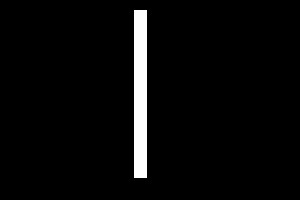
#> input picture Untitled.jpg, 300 x 200 px
$ python detect_lines.py
#> lines starting #> are read from the running program, lines starting #| are printed output that depends on the picture; after the words box and inside, x2 and y2 are one past the last pixel; in counts of white or black regions, pixels touching at a corner belong together

import numpy as np
from PIL import Image, ImageFilter, ImageDraw
from scipy import ndimage
from scipy import signal
from math import sin, cos, tan, pi, sqrt, ceil

imageStr = "Untitled.jpg"
im = Image.open(imageStr)
#> im is the input picture: PIL image 300x200 RGB; min 0, max 255, mean 9.3
#imageArr = np.array(im)


blurred_image = im.filter(ImageFilter.GaussianBlur(radius=2))
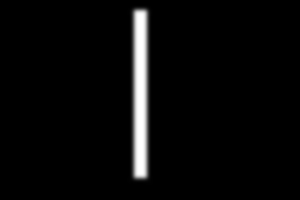
#> blurred_image: PIL image 300x200 RGB; min 0, max 255, mean 9.3
#blurred_image.show()

edge_filter_H = np.array([
 [[-0.05], [0], [0.05]],
 [[-0.05], [0], [0.05]],
 [[-0.05], [0], [0.05]]
])
edge_filter_V = np.array([
 [[-0.05], [-0.05], [-0.05]],
 [[0], [0], [0]],
 [[0.05], [0.05], [0.05]]
])

imgArr = np.array(blurred_image)
#print(imgArr)
print(imgArr.ndim)
#| 3
horr_img = signal.correlate(imgArr, edge_filter_H).astype(np.uint8)
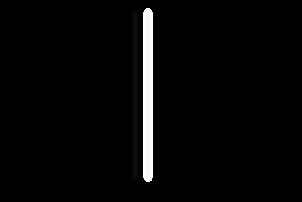
#> horr_img: shape (202, 302, 3); min 0, max 255, mean 7.2

# convert to pure plack and white
row, col = horr_img.shape[0], horr_img.shape[1]
#> row = 202; col = 302
BWimg = np.zeros(shape=(row, col))

horr_img = np.array(im)

for i, row in enumerate(horr_img):
        for j, pixel in enumerate(row):
            #print(pixel)
            pixelAvg = (int(pixel[0]) + int(pixel[1]) + int(pixel[2]))/3
            #print(pixelAvg)
            if pixelAvg > 0:
                pass
                print(pixelAvg)
            if pixelAvg > 127:
                BWimg[i][j] = int(1)
            else:
                BWimg[i][j] = int(0)
#> this loop made 200 passes
#> (printed output is left out)
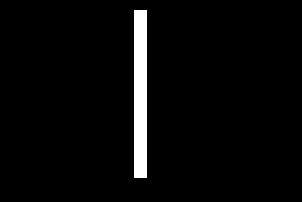
#> BWimg: shape (202, 302) float64; values 0 (black) and 1 (white), 3.6% white; 1 white region, box (x1, y1, x2, y2) and area: (134, 10, 147, 178) 2184

#print(horr_img.astype(np.uint8))

##############################################################################
##############################################################################
##############################################################################
##########################       Algorithm        ############################
##############################################################################
##############################################################################
##############################################################################
##############################################################################
## hough space, ie line detection
print("doing algorithm")
def build_hough_space_fom_image(img, shape = BWimg.shape, val = 1):
#> called with shape = (202, 302), val = 1
    hough_space = np.zeros(shape)
    for i, row in enumerate(img):
        for j, pixel in enumerate(row):
            if pixel != val :
                continue
            print(pixel, i, j)
            hough_space = add_to_hough_space_polar((j,i), hough_space)
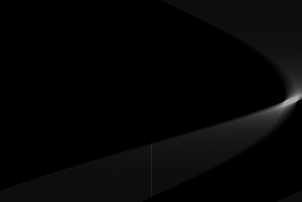
#> hough_space: shape (202, 302) float64; min 0, max 169, mean 5.4
    return hough_space
def add_to_hough_space_polar(p, feature_space):
    space = np.linspace(0, pi, len(feature_space))
    d_max = len(feature_space[0]) / 2
    for i in range(len(space)):
        theta = space[i]
        d = int(p[0] * sin(theta) + p[1] * cos(theta)) + d_max
        if (d >= d_max * 2) : continue
        feature_space[i, int(d)] += 1
    return feature_space


# [20 lines of commented-out code are left out]


def algorithm(img):
    return build_hough_space_fom_image(img)
    # return my_algorithm(img)


##############################################################################
##############################################################################
##############################################################################
##############################################################################
##############################################################################
##############################################################################
##############################################################################


# Curves generated by collinear points in the image space intersect in peaks (ρ,θ) in the Hough transform space.
# The more curves intersect at a point, the more “votes” a line in image space will receive.

ohough_space = algorithm(BWimg).astype(np.uint8)
# print(ohough_space)
np.savetxt('test.out', ohough_space, delimiter=',')   # X is an array

# get the equation with the highes votes
print("getting highest votes")
high_votelist = [(0, 0, 0)]*3 # p/r, angle, votes
# (p, angle, votes)
print("p", "angle", "votes")
angle_threshold = 30 # how similar can two angles be?
vote_record = 0

#  key,value vvv
for angle, distances in enumerate(ohough_space):
    for distance, votes in enumerate(distances):
        # distance = distance - diagonal
        for idx, value in enumerate(high_votelist):
            if abs(angle - value[1]) < angle_threshold:
                if votes > value[2]:
                    high_votelist[idx] = (distance, angle, votes)
                break
        else:
            # executed if the loop ended normally (no break)
            if votes > vote_record:
                high_votelist.insert(0, (distance, angle, votes)) # append to beginning of array
                high_votelist.pop() # pop last element
                vote_record = votes
#> after the loop, high_votelist = [(151, 180, 30), (151, 145, 42), (295, 97, 169)]; vote_record = 5

print("Highest voted is " + str(high_votelist))

print("generating lines")

##vert_img = signal.correlate(imgArr, edge_filter_V)
imgh = Image.fromarray(ohough_space.astype(np.uint8))
# imgh = Image.open("Untitled.jpg")
##imgv = Image.fromarray(vert_img.astype(np.uint8))

draw = ImageDraw.Draw(imgh)
c = high_votelist[0][0]
#> c = 151
v = high_votelist[0][1]
#> v = 180
ellipseX = abs(cos(v)*c)
#> ellipseX = 90.37
ellipseY = abs(sin(v)*c)
#> ellipseY = 121

width = ohough_space.shape[0]
#> width = 202
height = ohough_space.shape[1]
#> height = 302
print(c, v)
print(ellipseX, ellipseY)
draw.ellipse([(ellipseX-10, ellipseY-10), (ellipseX+10, ellipseY+10)], fill='blue', outline='blue', width=3)

imgh.show()
##imgv.show()
